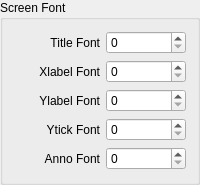
               <widget class="QGroupBox" name="groupBox_7">
                <property name="minimumSize">
                 <size>
                  <width>0</width>
                  <height>185</height>
                 </size>
                </property>
                <property name="maximumSize">
                 <size>
                  <width>200</width>
                  <height>16777215</height>
                 </size>
                </property>
                <property name="title">
                 <string>Screen Font</string>
                </property>
                <layout class="QVBoxLayout" name="verticalLayout_45">
                 <item>
                  <layout class="QHBoxLayout" name="horizontalLayout_59">
                   <item>
                    <widget class="QLabel" name="label_54">
                     <property name="text">
                      <string>Title Font</string>
                     </property>
                     <property name="alignment">
                      <set>Qt::AlignRight|Qt::AlignTrailing|Qt::AlignVCenter</set>
                     </property>
                    </widget>
                   </item>
                   <item>
                    <widget class="QSpinBox" name="screenTitleFont">
                     <property name="minimumSize">
                      <size>
                       <width>70</width>
                       <height>0</height>
                      </size>
                     </property>
                     <property name="maximumSize">
                      <size>
                       <width>80</width>
                       <height>16777215</height>
                      </size>
                     </property>
                    </widget>
                   </item>
                  </layout>
                 </item>
                 <item>
                  <layout class="QHBoxLayout" name="horizontalLayout_62">
                   <item>
                    <widget class="QLabel" name="label_57">
                     <property name="text">
                      <string>Xlabel Font</string>
                     </property>
                     <property name="alignment">
                      <set>Qt::AlignRight|Qt::AlignTrailing|Qt::AlignVCenter</set>
                     </property>
                    </widget>
                   </item>
                   <item>
                    <widget class="QSpinBox" name="screenXlabelFont">
                     <property name="minimumSize">
                      <size>
                       <width>70</width>
                       <height>0</height>
                      </size>
                     </property>
                     <property name="maximumSize">
                      <size>
                       <width>80</width>
                       <height>16777215</height>
                      </size>
                     </property>
                    </widget>
                   </item>
                  </layout>
                 </item>
                 <item>
                  <layout class="QHBoxLayout" name="horizontalLayout_58">
                   <item>
                    <widget class="QLabel" name="label_53">
                     <property name="text">
                      <string>Ylabel Font</string>
                     </property>
                     <property name="alignment">
                      <set>Qt::AlignRight|Qt::AlignTrailing|Qt::AlignVCenter</set>
                     </property>
                    </widget>
                   </item>
                   <item>
                    <widget class="QSpinBox" name="screenYlabelFont">
                     <property name="minimumSize">
                      <size>
                       <width>70</width>
                       <height>0</height>
                      </size>
                     </property>
                     <property name="maximumSize">
                      <size>
                       <width>80</width>
                       <height>16777215</height>
                      </size>
                     </property>
                    </widget>
                   </item>
                  </layout>
                 </item>
                 <item>
                  <layout class="QHBoxLayout" name="horizontalLayout_60">
                   <item>
                    <widget class="QLabel" name="label_55">
                     <property name="text">
                      <string>Ytick Font</string>
                     </property>
                     <property name="alignment">
                      <set>Qt::AlignRight|Qt::AlignTrailing|Qt::AlignVCenter</set>
                     </property>
                    </widget>
                   </item>
                   <item>
                    <widget class="QSpinBox" name="screenYtickFont">
                     <property name="minimumSize">
                      <size>
                       <width>70</width>
                       <height>0</height>
                      </size>
                     </property>
                     <property name="maximumSize">
                      <size>
                       <width>80</width>
                       <height>16777215</height>
                      </size>
                     </property>
                    </widget>
                   </item>
                  </layout>
                 </item>
                 <item>
                  <layout class="QHBoxLayout" name="horizontalLayout_61">
                   <item>
                    <widget class="QLabel" name="label_56">
                     <property name="text">
                      <string>Anno Font</string>
                     </property>
                     <property name="alignment">
                      <set>Qt::AlignRight|Qt::AlignTrailing|Qt::AlignVCenter</set>
                     </property>
                    </widget>
                   </item>
                   <item>
                    <widget class="QSpinBox" name="screenAnnoFont">
                     <property name="minimumSize">
                      <size>
                       <width>70</width>
                       <height>0</height>
                      </size>
                     </property>
                     <property name="maximumSize">
                      <size>
                       <width>80</width>
                       <height>16777215</height>
                      </size>
                     </property>
                    </widget>
                   </item>
                  </layout>
                 </item>
                </layout>
               </widget>
